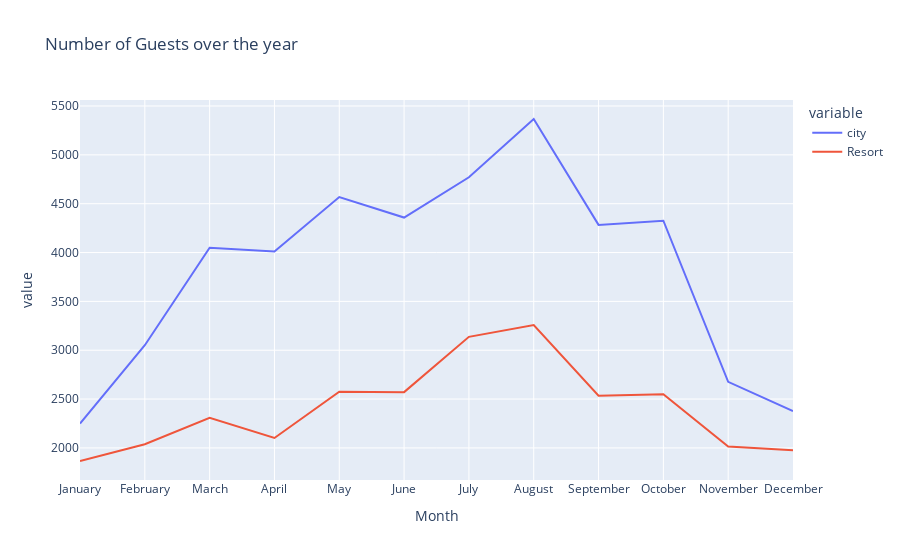

Notebook code cell kept with this figure:
### Code cell
px.line(per_month,x="Month",y=["city","Resort"],title="Number of Guests over the year")

### Figure 1 — Plotly figure (JSON) as saved in the notebook; plotly's stock layout.template omitted (floating-point values rounded to 4 significant figures)
{"data": [{"hovertemplate": "variable=city<br>Month=%{x}<br>value=%{y}<extra></extra>", "legendgroup": "city", "line": {"color": "#636efa", "dash": "solid"}, "mode": "lines", "name": "city", "orientation": "v", "showlegend": true, "type": "scatter", "x": ["January", "February", "March", "April", "May", "June", "July", "August", "September", "October", "November", "December"], "xaxis": "x", "y": [2249, 3051, 4049, 4010, 4568, 4358, 4770, 5367, 4283, 4326, 2676, 2377], "yaxis": "y"}, {"hovertemplate": "variable=Resort<br>Month=%{x}<br>value=%{y}<extra></extra>", "legendgroup": "Resort", "line": {"color": "#EF553B", "dash": "solid"}, "mode": "lines", "name": "Resort", "orientation": "v", "showlegend": true, "type": "scatter", "x": ["January", "February", "March", "April", "May", "June", "July", "August", "September", "October", "November", "December"], "xaxis": "x", "y": [1866, 2037, 2308, 2102, 2575, 2571, 3137, 3257, 2535, 2550, 2014, 1975], "yaxis": "y"}], "layout": {"legend": {"title": {"text": "variable"}, "tracegroupgap": 0}, "title": {"text": "Number of Guests over the year"}, "xaxis": {"anchor": "y", "domain": [0, 1], "title": {"text": "Month"}}, "yaxis": {"anchor": "x", "domain": [0, 1], "title": {"text": "value"}}}}
